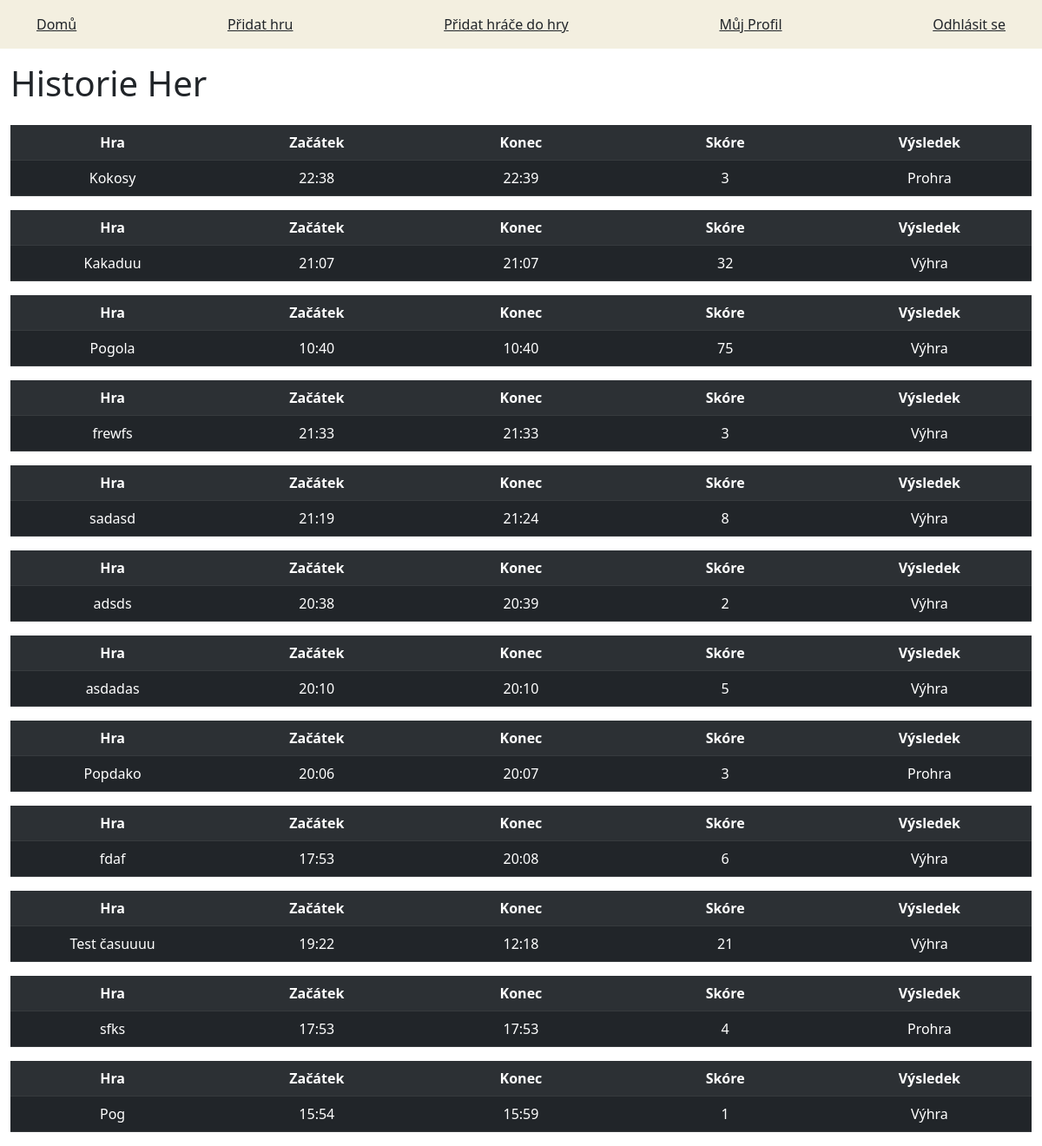
/user-games (signed in), run on the app's committed database.
### games/models.py (models this page shows, shortened)
class PlayerGame(models.Model):
    game = models.ForeignKey(Game, on_delete=models.CASCADE)
    player = models.ForeignKey(User, on_delete=models.CASCADE)
    score = models.IntegerField('skóre', default=0)

class Game(models.Model):
    title = models.CharField('Titulek', max_length=100)
    time_start = models.DateTimeField('Čas zahájení')
    time_end = models.DateTimeField('Čas ukončení', blank=True, null=True)
    description = models.TextField('Popisek', max_length=250)
    author = models.ForeignKey(User, on_delete=models.CASCADE)
    active = models.BooleanField('Aktivní', default=False)
    winner = models.CharField(max_length=200, null=True, blank=True)
    def get_winner(self):
        winner = self.playergame_set.aggregate(Max('score'))
        max_score = winner['score__max']
        if max_score is None:
            return None
        winner_player = self.playergame_set.filter(score=max_score).first().player
        return winner_player

### games/views.py (the view)
# urls.py: path('user-games', views.userGames, name='userGames'),
@login_required
@user_passes_test(is_player_or_admin, login_url='/')
def userGames(request):
    userGames = PlayerGame.objects.filter(player=request.user).order_by('-game__time_start')                  #historie hráče
    return render(request, 'user_games.html', {'userGames': userGames})

### games/views.py (called while the page is built)
def is_player_or_admin(user):
    if user.is_superuser:                   #funkce na určení zda je užívatel admin nebo hráč
        return user.is_superuser
    else:
        return user.groups.filter(name='Hráč').exists()

### templates/user_games.html
{% extends 'base.html' %}
{% block content %}
    <div class="container-fluid">
        <h1 class="pb-3">Historie Her</h1>
        {% for userGame in userGames %}
            <table class="table table-dark table-striped col-12 ">
                <tr>
                    <th scope="col" class="text-center">Hra</th>
                    <th scope="col" class="text-center">Začátek</th>
                    <th scope="col" class="text-center">Konec</th>
                    <th scope="col" class="text-center">Skóre</th>
                    <th scope="col" class="text-center">Výsledek</th>
                </tr>
                <tr>
                    <td class="col-2 text-center"><a class="text-white text-decoration-none" href={% url 'detail' userGame.game_id %}>{{ userGame.game.title}}</a></td>
                    <td class="col-2 text-center">{{ userGame.game.time_start|date:'H:i'}}</td>
                    <td class="col-2 text-center">{{ userGame.game.time_end|date:'H:i' }}</td>
                    <td class="col-2 text-center">{{ userGame.score }}</td>
                    <td class="col-2 text-center">
                        {% if user == userGame.game.get_winner %}
                            Výhra
                        {% else %}
                           Prohra
                        {% endif %}
                    </td>
            </table>
        {% empty %}
            <li>Uživatel nemá žádné odehrané hry</li>
        {% endfor %}
    </div>
{% endblock %}

### templates/base.html (shortened to what this page needs)
<!DOCTYPE html>
<html>
<head>
    <link href="https://cdn.jsdelivr.net/npm/bootstrap@5.0.1/dist/css/bootstrap.min.css" rel="stylesheet"
>
<link href="https://cdn.jsdelivr.net/npm/bootstrap-icons@1.5.0/font/bootstrap-icons.css" rel="stylesheet">
</head>
<body>
{% block body %}
    <div class="p-3 mb-3" style="background-color: #F3EFE0">
        <div class="container d-flex justify-content-between">
            {% if user.is_authenticated %}
                <div><a class="text-dark" href="{% url 'index' %}">Domů</a></div>
                {% for group in request.user.groups.all %}
                    {% if group.name == 'Hráč' %}
                        <div><a class="text-dark" href="{% url 'add' %}">Přidat hru</a></div>
                        <div><a class="text-dark" href="{% url 'addGamePlayers' %}">Přidat hráče do hry</a></div>
                    {% endif %}
                {% endfor %}
                <div><a class="text-dark" href="{% url 'home' %}">Můj Profil</a></div>
                <div><a class="text-dark" href="{% url 'account_logout' %}">Odhlásit se</a></div>
            {% else %}
                <div><a class="text-dark" href="{% url 'account_login' %}">Sign In</a></div>
                <div><a class="text-dark" href="{% url 'account_signup' %}">Sign Up</a></div>
            {% endif %}
        </div>
    </div>
    {% block content %}
    {% endblock %}
{% endblock %}
</body>
</html>

### data on the page
PlayerGame: game "Kokosy", game.time_start "22:38", game.time_end "22:39", score "3", shows "Prohra"
PlayerGame: game "Kakaduu", game.time_start "21:07", game.time_end "21:07", score "32", shows "Výhra"
PlayerGame: game "Pogola", game.time_start "10:40", game.time_end "10:40", score "75", shows "Výhra"
PlayerGame: game "frewfs", game.time_start "21:33", game.time_end "21:33", score "3", shows "Výhra"
PlayerGame: game "sadasd", game.time_start "21:19", game.time_end "21:24", score "8", shows "Výhra"
PlayerGame: game "adsds", game.time_start "20:38", game.time_end "20:39", score "2", shows "Výhra"
PlayerGame: game "asdadas", game.time_start "20:10", game.time_end "20:10", score "5", shows "Výhra"
PlayerGame: game "Popdako", game.time_start "20:06", game.time_end "20:07", score "3", shows "Prohra"
PlayerGame: game "fdaf", game.time_start "17:53", game.time_end "20:08", score "6", shows "Výhra"
PlayerGame: game "Test časuuuu", game.time_start "19:22", game.time_end "12:18", score "21", shows "Výhra"
PlayerGame: game "sfks", game.time_start "17:53", game.time_end "17:53", score "4", shows "Prohra"
PlayerGame: game "Pog", game.time_start "15:54", game.time_end "15:59", score "1", shows "Výhra"
